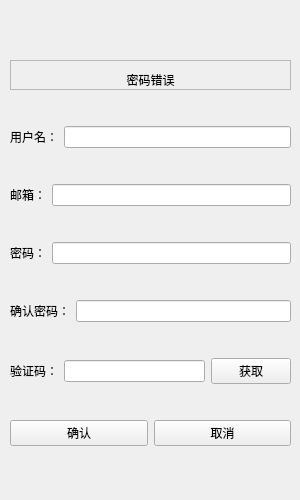
<?xml version="1.0" encoding="UTF-8"?>
<ui version="4.0">
 <class>RegisterWidget</class>
 <widget class="QWidget" name="RegisterWidget">
  <property name="geometry">
   <rect>
    <x>0</x>
    <y>0</y>
    <width>300</width>
    <height>500</height>
   </rect>
  </property>
  <property name="minimumSize">
   <size>
    <width>300</width>
    <height>500</height>
   </size>
  </property>
  <property name="maximumSize">
   <size>
    <width>300</width>
    <height>500</height>
   </size>
  </property>
  <property name="windowTitle">
   <string>Form</string>
  </property>
  <property name="styleSheet">
   <string notr="true">#label_tips[error=&quot;true&quot;] {
	color:red;
}

#label_tips[error=&quot;false&quot;] {
	color:green;
}</string>
  </property>
  <widget class="QStackedWidget" name="stackedWidget">
   <property name="geometry">
    <rect>
     <x>10</x>
     <y>10</y>
     <width>281</width>
     <height>481</height>
    </rect>
   </property>
   <property name="currentIndex">
    <number>0</number>
   </property>
   <widget class="QWidget" name="page">
    <widget class="QWidget" name="layoutWidget">
     <property name="geometry">
      <rect>
       <x>0</x>
       <y>20</y>
       <width>281</width>
       <height>451</height>
      </rect>
     </property>
     <layout class="QVBoxLayout" name="verticalLayout">
      <item>
       <widget class="QFrame" name="frame">
        <property name="sizePolicy">
         <sizepolicy hsizetype="Preferred" vsizetype="Fixed">
          <horstretch>0</horstretch>
          <verstretch>0</verstretch>
         </sizepolicy>
        </property>
        <property name="minimumSize">
         <size>
          <width>0</width>
          <height>30</height>
         </size>
        </property>
        <property name="maximumSize">
         <size>
          <width>16777215</width>
          <height>30</height>
         </size>
        </property>
        <property name="frameShape">
         <enum>QFrame::StyledPanel</enum>
        </property>
        <property name="frameShadow">
         <enum>QFrame::Raised</enum>
        </property>
        <layout class="QVBoxLayout" name="verticalLayout_2">
         <item>
          <widget class="QLabel" name="label_tips">
           <property name="sizePolicy">
            <sizepolicy hsizetype="Preferred" vsizetype="Fixed">
             <horstretch>0</horstretch>
             <verstretch>0</verstretch>
            </sizepolicy>
           </property>
           <property name="minimumSize">
            <size>
             <width>0</width>
             <height>20</height>
            </size>
           </property>
           <property name="maximumSize">
            <size>
             <width>16777215</width>
             <height>20</height>
            </size>
           </property>
           <property name="text">
            <string>密码错误</string>
           </property>
           <property name="alignment">
            <set>Qt::AlignCenter</set>
           </property>
          </widget>
         </item>
        </layout>
       </widget>
      </item>
      <item>
       <layout class="QHBoxLayout" name="horizontalLayout">
        <item>
         <widget class="QLabel" name="label">
          <property name="text">
           <string>用户名：</string>
          </property>
         </widget>
        </item>
        <item>
         <widget class="QLineEdit" name="lineEdit_username"/>
        </item>
       </layout>
      </item>
      <item>
       <layout class="QHBoxLayout" name="horizontalLayout_3">
        <item>
         <widget class="QLabel" name="label_3">
          <property name="text">
           <string>邮箱：</string>
          </property>
         </widget>
        </item>
        <item>
         <widget class="QLineEdit" name="lineEdit_email"/>
        </item>
       </layout>
      </item>
      <item>
       <layout class="QHBoxLayout" name="horizontalLayout_2">
        <item>
         <widget class="QLabel" name="label_2">
          <property name="text">
           <string>密码：</string>
          </property>
         </widget>
        </item>
        <item>
         <widget class="QLineEdit" name="lineEdit_pwd"/>
        </item>
       </layout>
      </item>
      <item>
       <layout class="QHBoxLayout" name="horizontalLayout_4">
        <item>
         <widget class="QLabel" name="label_4">
          <property name="text">
           <string>确认密码：</string>
          </property>
         </widget>
        </item>
        <item>
         <widget class="QLineEdit" name="lineEdit_confirm"/>
        </item>
       </layout>
      </item>
      <item>
       <layout class="QHBoxLayout" name="horizontalLayout_5">
        <item>
         <widget class="QLabel" name="label_5">
          <property name="text">
           <string>验证码：</string>
          </property>
         </widget>
        </item>
        <item>
         <widget class="QLineEdit" name="lineEdit_verifyCode"/>
        </item>
        <item>
         <widget class="TimerButton" name="pushButton_getVerifyCode">
          <property name="text">
           <string>获取</string>
          </property>
         </widget>
        </item>
       </layout>
      </item>
      <item>
       <layout class="QHBoxLayout" name="horizontalLayout_6">
        <item>
         <widget class="QPushButton" name="pushButton_confirm">
          <property name="text">
           <string>确认</string>
          </property>
         </widget>
        </item>
        <item>
         <widget class="QPushButton" name="pushButton_cancel">
          <property name="text">
           <string>取消</string>
          </property>
         </widget>
        </item>
       </layout>
      </item>
     </layout>
    </widget>
   </widget>
   <widget class="QWidget" name="page_2">
    <widget class="QLabel" name="label_tips_2">
     <property name="geometry">
      <rect>
       <x>20</x>
       <y>180</y>
       <width>251</width>
       <height>51</height>
      </rect>
     </property>
     <property name="font">
      <font>
       <pointsize>12</pointsize>
      </font>
     </property>
     <property name="text">
      <string>注册成功，5s后返回登录界面</string>
     </property>
     <property name="alignment">
      <set>Qt::AlignCenter</set>
     </property>
    </widget>
    <widget class="QPushButton" name="pushButton_login">
     <property name="geometry">
      <rect>
       <x>90</x>
       <y>260</y>
       <width>100</width>
       <height>21</height>
      </rect>
     </property>
     <property name="maximumSize">
      <size>
       <width>100</width>
       <height>16777215</height>
      </size>
     </property>
     <property name="text">
      <string>返回登录</string>
     </property>
    </widget>
   </widget>
  </widget>
 </widget>
 <customwidgets>
  <customwidget>
   <class>TimerButton</class>
   <extends>QPushButton</extends>
   <header location="global">timerbutton.h</header>
  </customwidget>
 </customwidgets>
 <resources/>
 <connections/>
</ui>
